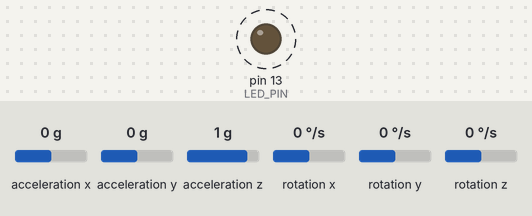
This sketch was run on a simulated Arduino Leonardo, built with avr-gcc and run on an emulated ATmega32U4. Parts: output pins drawn as LEDs (lit = HIGH). Dashed ring = blinking. Inputs (shaded band) come from the test bench; at power-on: acceleration x 0 g, acceleration y 0 g, acceleration z 1 g, rotation x 0 °/s, rotation y 0 °/s, rotation z 0 °/s. What the sketch prints to the serial monitor is not drawn.

Above: at 0.19 s.
At 101.95 s:
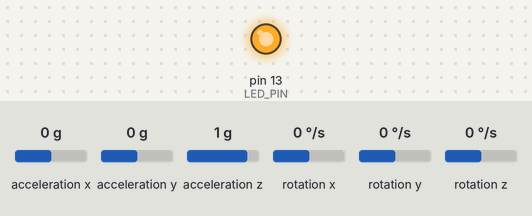
Timing chart, 0 to 102.2 s (numbered marks = the images above):
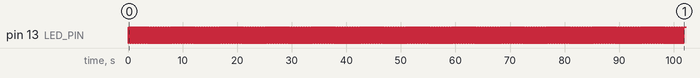

Measured:
- by itself, pin 13 (LED_PIN): alternates HIGH for 0.01 s and LOW for 0.01 s

The sketch:

2_sensors.ino
```cpp
/*
    MPU6050 Triple Axis Gyroscope & Accelerometer. Pitch & Roll & Yaw Gyroscope Example.
    Read more: http://www.jarzebski.pl/arduino/czujniki-i-sensory/3-osiowy-zyroskop-i-akcelerometr-mpu6050.html
    GIT: https://github.com/jarzebski/Arduino-MPU6050
    Web: http://www.jarzebski.pl
    (c) 2014 by Korneliusz Jarzebski
*/
//http://arduino.esp8266.com/stable/package_esp8266com_index.json
#include <Wire.h>
#include <MPU6050.h>
#include "MIDIUSB.h"

MPU6050 mpu_1(0x68);
MPU6050 mpu_2(0x69);


#define LED_PIN 13 // (Arduino is 13, Teensy is 11, Teensy++ is 6)
bool blinkState = false;


// Timers
unsigned long timer = 0;
int read_freq = 20.0;//Hz
float dt = float(1.0)/float(read_freq);//segons
//filter alpha
const float alpha = 0.5;

//varaibles to store sensor data
int16_t acc[2][3];
int16_t g[2][3];
// Pitch, Roll and Yaw values
float ypr[2][3];
float ypr_prev[2][3];


//MIDI
#define MIDI_CHANNEL 1
int sensor_note [2][6]; //array to store midi notes used to send each sensor data
                                 //[acX, acY, acZ, yawn, pitch, roll]


bool use_sensor_2 = !false;

void updateFiltered(int sensor){
   //filter accelraion values
   //fZg = Zg * alpha + (fZg * (1.0 - alpha));

   //Calcular los ángulos con acelerometro
   float accel_ang_y = atan(-acc[sensor][0] / sqrt(pow(acc[sensor][1], 2) + pow(acc[sensor][2], 2)))*(180.0 / 3.14);
   float accel_ang_x = atan(acc[sensor][1]  / sqrt(pow(acc[sensor][0], 2) + pow(acc[sensor][2], 2)))*(180.0 / 3.14);
   float accel_ang_z = atan (acc[sensor][2] / sqrt(pow(acc[sensor][0], 2) + pow(acc[sensor][2], 2)))*(180.0 / 3.14);
   //Calcular angulo de rotación con giroscopio y filtro complementario
   ypr[sensor][2] = 0.98*(ypr_prev[sensor][2] + (g[sensor][0] / 131)*dt) + 0.02*accel_ang_x;
   ypr[sensor][1]  = 0.98*(ypr_prev[sensor][1] + (g[sensor][1] / 131)*dt) + 0.02*accel_ang_y;
   ypr[sensor][0] = 0.98*(ypr_prev[sensor][0] + (g[sensor][2] / 131)*dt) + 0.02*accel_ang_z;

   ypr_prev[sensor][2] = ypr[sensor][2];
   ypr_prev[sensor][1] = ypr[sensor][1];
   ypr_prev[sensor][0] = ypr[sensor][0];
}

void read_mpu(MPU6050 accelgyro, int sensor_number){
  // read raw accel/gyro measurements from device
  accelgyro.getMotion6(&acc[sensor_number][0], &acc[sensor_number][1], &acc[sensor_number][2], &g[sensor_number][0], &g[sensor_number][1], &g[sensor_number][2]);
}
void print_data(int sensor){
  Serial.print("Sensor: ");Serial.print(sensor);Serial.print("\typr:\t");
  Serial.print(ypr[sensor][0]); Serial.print("\t");
  Serial.print(ypr[sensor][1]); Serial.print("\t");
  Serial.print(ypr[sensor][2]); Serial.print("\t|||g:\t");
  Serial.print(g[sensor][0]); Serial.print("\t");
  Serial.print(g[sensor][1]); Serial.print("\t");
  Serial.println(g[sensor][2]);
}

// ================================================================
// ===                      MIDI FUNCTIONS                      ===
// ================================================================
//mensaje note on
void noteOn(byte channel, byte pitch, byte velocity) {
  midiEventPacket_t noteOn = {0x09, 0x90 | channel, pitch, velocity};
  MidiUSB.sendMIDI(noteOn);
  MidiUSB.flush();
}
//mensaje note off
void CCnote(byte channel, byte control, byte value) {
  midiEventPacket_t event = {0x0B, 0x0B | channel, control, value};
  MidiUSB.sendMIDI(event);
}
//mensaje control change (canvios de valor ams constantes como un knobs)
void noteOff(byte channel, byte pitch, byte velocity) {
  midiEventPacket_t noteOff = {0x08, 0x80 | channel, pitch, velocity};
  MidiUSB.sendMIDI(noteOff);
  MidiUSB.flush();
}
//--------------------------------------------------------------
//Mandar cada variable por su nota correspondiente
void send_midi_cc(int sensor){
  //send each value at the corresponding note
  noteOn( MIDI_CHANNEL, sensor_note[sensor][0], acc[sensor][0]);   //acX
  noteOn( MIDI_CHANNEL, sensor_note[sensor][1], acc[sensor][1]);   //acY
  noteOn( MIDI_CHANNEL, sensor_note[sensor][2], acc[sensor][2]);   //acZ
  noteOn( MIDI_CHANNEL, sensor_note[sensor][3], ypr[sensor][0]);  //yawn
  noteOn( MIDI_CHANNEL, sensor_note[sensor][4], ypr[sensor][1]); //pitch
  noteOn( MIDI_CHANNEL, sensor_note[sensor][5], ypr[sensor][2]);  //roll
}


// ================================================================
// ===                    REGULAR FUNCTIONS                     ===
// ================================================================
void setup_sensor(MPU6050 &mpu){
  // Initialize MPU6050
  Serial.println(F("Initializing I2C_1 devices..."));
  mpu.initialize();
  // verify connection
  Serial.println(F("Testing device connections..."));
  Serial.println(mpu.testConnection() ? F("MPU6050 connection successful") : F("MPU6050 connection failed"));

  // Calibrate gyroscope. The calibration must be at rest.
  // If you don't want calibrate, comment this line.
  mpu.CalibrateGyro();
  mpu.CalibrateAccel();
}
void setup(){
  Wire.begin();

  // configure LED for output
  pinMode(LED_PIN, OUTPUT);
  Serial.begin(115200);

  memset(acc,0,sizeof(ypr));
  memset(g,0,sizeof(ypr));
  memset(ypr,0,sizeof(ypr));
  memset(ypr_prev,0,sizeof(ypr_prev));
  setup_sensor(mpu_1);
  if(use_sensor_2){
    setup_sensor(mpu_2);
  }

  sensor_note[0][0] = 0;
  sensor_note[0][1] = 1;
  sensor_note[0][2] = 2;
  sensor_note[0][3] = 3;
  sensor_note[0][4] = 4;
  sensor_note[0][5] = 5;
  sensor_note[1][0] = 10;
  sensor_note[1][1] = 11;
  sensor_note[1][2] = 12;
  sensor_note[1][3] = 13;
  sensor_note[1][4] = 14;
  sensor_note[1][5] = 15;

}

void loop()
{
  timer = millis();


  // Read normalized values FIRST SENSOR
  read_mpu(mpu_1,0);
  // Calculate Pitch, Roll and Yaw
  updateFiltered(0);
  //print_data(0);
  send_midi_cc(0);

// ================================================================
  if(use_sensor_2){delay((dt*1000/2));}
  else{delay((dt*1000));}
// ================================================================
  if(use_sensor_2){
    // Read normalized values SECOND SENSOR
    read_mpu(mpu_2,1);
    // Calculate Pitch, Roll and Yaw
    updateFiltered(1);
    //print_data(1);
    send_midi_cc(1);
    // Wait to full dt period
    delay((dt*1000/2));
  }
// blink LED to indicate activity
blinkState = !blinkState;
digitalWrite(LED_PIN, blinkState);
}
```
